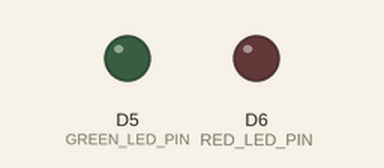
Simulated run of this sketch. Board: Arduino MKR. On the bench: output pins drawn as LEDs (lit = HIGH). WiFi joins after 1.5 s; servers stay silent unless stated; uploads are accepted with an empty reply; what the sketch prints to the serial monitor is not drawn.

Above: at 0.1 s.
At 5.4 s:
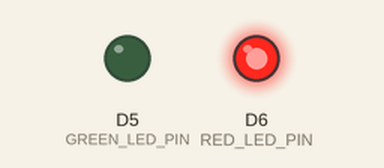
Timing chart, 0 to 6.9 s (numbered marks = the images above):
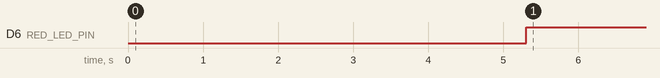

Measured:
- by itself, D6 (RED_LED_PIN): LOW → HIGH at 5.3 s

The sketch:

ai_ngfw_agent.ino
```cpp
/*
  AI‑NGFW Arduino Agent (concept demo)
  -----------------------------------
  Example of how a microcontroller (Arduino + WiFi) could integrate
  with the AI‑NGFW gateway.

  - Periodically calls https://<gateway-host>:4001/verify-chain
  - If the response contains `"ok":true`  -> LED = GREEN (logs intact)
  - If `"ok":false`                      -> LED = RED (tampering detected)

  This shows:
    * Hardware reading security state from the AI brain
    * Hardware can then drive relays, alarms, or physically cut links
*/

#include <SPI.h>
#include <WiFiNINA.h>      // or WiFi101 / WiFi.h depending on board
#include <WiFiSSLClient.h>

const char* WIFI_SSID     = "YOUR_WIFI_SSID";
const char* WIFI_PASSWORD = "YOUR_WIFI_PASSWORD";

// Gateway hostname + port
const char* GATEWAY_HOST = "192.168.1.10";  // or "my-laptop.local"
const int   GATEWAY_PORT = 4001;

// Simple LED pins (adjust to your board)
const int GREEN_LED_PIN = 5;
const int RED_LED_PIN   = 6;

// Interval between checks (ms)
const unsigned long CHECK_INTERVAL_MS = 5000;

WiFiSSLClient client;
unsigned long lastCheck = 0;

void setup() {
  pinMode(GREEN_LED_PIN, OUTPUT);
  pinMode(RED_LED_PIN, OUTPUT);
  digitalWrite(GREEN_LED_PIN, LOW);
  digitalWrite(RED_LED_PIN, LOW);

  Serial.begin(115200);
  while (!Serial) { ; }

  Serial.println("AI‑NGFW Arduino Agent starting...");

  // Connect to Wi‑Fi
  Serial.print("Connecting to Wi‑Fi: ");
  Serial.println(WIFI_SSID);

  int status = WL_IDLE_STATUS;
  while (status != WL_CONNECTED) {
    status = WiFi.begin(WIFI_SSID, WIFI_PASSWORD);
    delay(3000);
  }

  Serial.println("Wi‑Fi connected.");
  Serial.print("IP address: ");
  Serial.println(WiFi.localIP());

  // Accept self‑signed TLS certificate (not safe for production,
  // okay for demo).
  client.setInsecure();
}

bool checkGatewayIntegrity() {
  Serial.println("Checking AI‑NGFW log integrity...");

  if (!client.connect(GATEWAY_HOST, GATEWAY_PORT)) {
    Serial.println("Connection failed.");
    return false;
  }

  // Build HTTP GET request
  String req = String("GET /verify-chain HTTP/1.1\r\n") +
               "Host: " + GATEWAY_HOST + ":" + String(GATEWAY_PORT) + "\r\n" +
               "Connection: close\r\n\r\n";

  client.print(req);

  // Read the response into a buffer
  String response = "";
  unsigned long timeout = millis();
  while (client.connected() && millis() - timeout < 5000) {
    while (client.available()) {
      char c = client.read();
      response += c;
    }
  }

  client.stop();

  // Very simple check: look for `"ok":true` in the body
  int idxOkTrue = response.indexOf("\"ok\":true");
  int idxOkFalse = response.indexOf("\"ok\":false");

  Serial.println("Gateway response:");
  Serial.println(response);

  if (idxOkTrue != -1) {
    return true;
  } else if (idxOkFalse != -1) {
    return false;
  } else {
    // If we can't parse, assume NOT ok for safety
    return false;
  }
}

void loop() {
  unsigned long now = millis();
  if (now - lastCheck >= CHECK_INTERVAL_MS) {
    lastCheck = now;

    bool ok = checkGatewayIntegrity();

    if (ok) {
      digitalWrite(GREEN_LED_PIN, HIGH);
      digitalWrite(RED_LED_PIN, LOW);
      Serial.println("Logs verified: GREEN");
    } else {
      digitalWrite(GREEN_LED_PIN, LOW);
      digitalWrite(RED_LED_PIN, HIGH);
      Serial.println("Tampering / error detected: RED");
    }
  }

  // Other hardware logic here (relays, buzzer, etc.)
}
```
